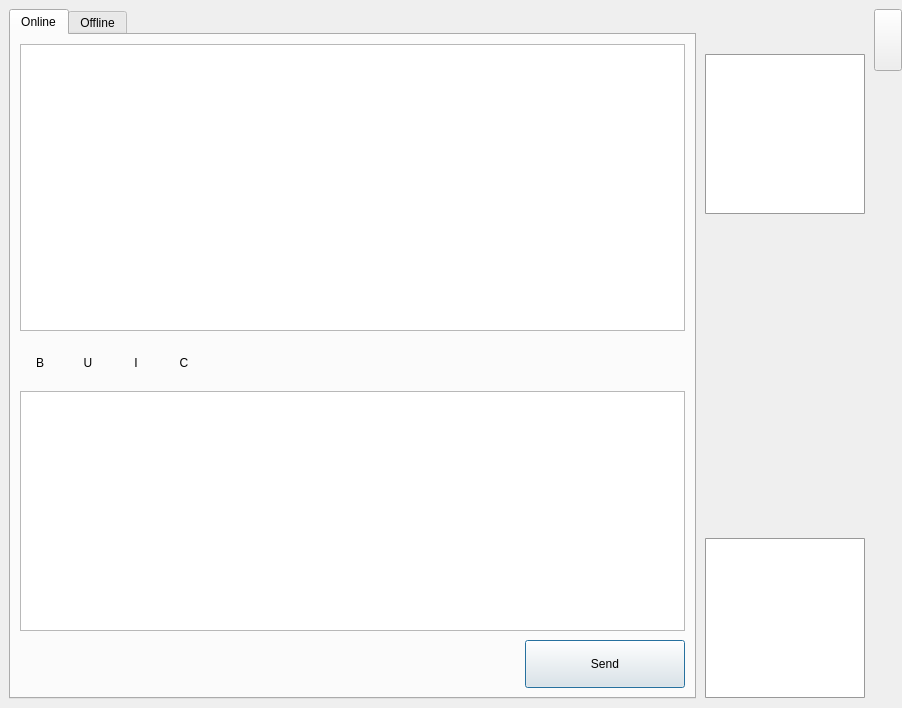
<?xml version="1.0" encoding="UTF-8"?>

<ui version="4.0">

 <class>form_chatwidget</class>

 <widget class="QMainWindow" name="form_chatwidget">

  <property name="geometry">

   <rect>

    <x>0</x>

    <y>0</y>

<width>902</width>
<height>708</height>
   </rect>

  </property>

  <property name="sizePolicy">

   <sizepolicy hsizetype="Fixed" vsizetype="Fixed">

    <horstretch>0</horstretch>

    <verstretch>0</verstretch>

   </sizepolicy>

  </property>

  <property name="minimumSize">

   <size>

<width>692</width>
<height>480</height>
   </size>

  </property>

  <property name="windowTitle">

   <string>User Chat</string>

  </property>

  <property name="styleSheet">

   <string notr="true">QToolButton { padding: 4px; }</string>

  </property>

  <widget class="QWidget" name="centralwidget">

   <layout class="QGridLayout" name="gridLayout">

    <property name="rightMargin">

     <number>0</number>

    </property>

    <property name="spacing">

     <number>0</number>

    </property>

    <item row="0" column="0" rowspan="2">

     <widget class="QTabWidget" name="tabWidget">

      <property name="enabled">

       <bool>true</bool>

      </property>

      <property name="minimumSize">

       <size>

<width>440</width>
<height>0</height>
       </size>

      </property>

      <property name="sizeIncrement">

       <size>

<width>0</width>
<height>2</height>
       </size>

      </property>

      <property name="styleSheet">

       <string notr="true"/>

      </property>

      <property name="currentIndex">

       <number>0</number>

      </property>

      <widget class="QWidget" name="tab_5">

       <property name="enabled">

        <bool>true</bool>

       </property>

       <attribute name="title">

        <string>Online</string>

       </attribute>

       <layout class="QVBoxLayout" name="verticalLayout">

        <item>

         <widget class="QTextBrowser" name="chat">

          <property name="font">

           <font>

            <family>Sans Serif</family>

            <pointsize>9</pointsize>

           </font>

          </property>

          <property name="cursor" stdset="0">

           <cursorShape>IBeamCursor</cursorShape>

          </property>

          <property name="focusPolicy">

           <enum>Qt::NoFocus</enum>

          </property>

          <property name="locale">

           <locale language="English" country="UnitedStates"/>

          </property>

          <property name="lineWidth">

           <number>2</number>

          </property>

          <property name="html">

           <string>&lt;!DOCTYPE HTML PUBLIC &quot;-//W3C//DTD HTML 4.0//EN&quot; &quot;http://www.w3.org/TR/REC-html40/strict.dtd&quot;&gt;

&lt;html&gt;&lt;head&gt;&lt;meta name=&quot;qrichtext&quot; content=&quot;1&quot; /&gt;&lt;style type=&quot;text/css&quot;&gt;

p, li { white-space: pre-wrap; }

&lt;/style&gt;&lt;/head&gt;&lt;body style=&quot; font-family:'Sans Serif'; font-size:9pt; font-weight:400; font-style:normal;&quot;&gt;

&lt;p style=&quot;-qt-paragraph-type:empty; margin-top:0px; margin-bottom:0px; margin-left:0px; margin-right:0px; -qt-block-indent:0; text-indent:0px;&quot;&gt;&lt;br /&gt;&lt;/p&gt;&lt;/body&gt;&lt;/html&gt;</string>

          </property>

          <property name="textInteractionFlags">

           <set>Qt::LinksAccessibleByKeyboard|Qt::LinksAccessibleByMouse|Qt::TextBrowserInteraction|Qt::TextSelectableByKeyboard|Qt::TextSelectableByMouse</set>

          </property>

          <property name="openExternalLinks">

           <bool>true</bool>

          </property>

         </widget>

        </item>

        <item>

         <widget class="QFrame" name="chattoolsframe">

          <property name="minimumSize">

           <size>

<width>400</width>
<height>48</height>
           </size>

          </property>

          <property name="maximumSize">

           <size>

<width>33554430</width>
<height>48</height>
           </size>

          </property>

          <layout class="QGridLayout" name="gridLayout_2">

           <property name="leftMargin">

            <number>0</number>

           </property>

           <property name="topMargin">

            <number>4</number>

           </property>

           <property name="rightMargin">

            <number>0</number>

           </property>

           <property name="bottomMargin">

            <number>0</number>

           </property>

           <property name="horizontalSpacing">

            <number>8</number>

           </property>

           <item row="0" column="5" alignment="Qt::AlignVCenter">

            <widget class="QToolButton" name="txtColor">

             <property name="enabled">

              <bool>true</bool>

             </property>

             <property name="minimumSize">

              <size>

<width>40</width>
<height>40</height>
              </size>

             </property>

             <property name="maximumSize">

              <size>

<width>40</width>
<height>40</height>
              </size>

             </property>

             <property name="baseSize">

              <size>

<width>48</width>
<height>48</height>
              </size>

             </property>

             <property name="toolTip">

              <string>Select font color</string>

             </property>

             <property name="text">

              <string>C</string>

             </property>

             <property name="icon">

              <iconset resource="resourcen.qrc">

               <normaloff>:/icons/palette.svg</normaloff>:/icons/palette.svg</iconset>

             </property>

             <property name="iconSize">

              <size>

<width>48</width>
<height>48</height>
              </size>

             </property>

             <property name="autoRaise">

              <bool>true</bool>

             </property>

            </widget>

           </item>

           <item row="0" column="2">

            <widget class="QToolButton" name="txtBold">

             <property name="enabled">

              <bool>true</bool>

             </property>

             <property name="minimumSize">

              <size>

<width>40</width>
<height>40</height>
              </size>

             </property>

             <property name="maximumSize">

              <size>

<width>40</width>
<height>40</height>
              </size>

             </property>

             <property name="baseSize">

              <size>

<width>48</width>
<height>0</height>
              </size>

             </property>

             <property name="toolTip">

              <string>Embolden text</string>

             </property>

             <property name="text">

              <string>B</string>

             </property>

             <property name="icon">

              <iconset resource="resourcen.qrc">

               <normaloff>:/icons/bold.svg</normaloff>:/icons/bold.svg</iconset>

             </property>

             <property name="iconSize">

              <size>

<width>44</width>
<height>44</height>
              </size>

             </property>

             <property name="checkable">

              <bool>true</bool>

             </property>

             <property name="autoRaise">

              <bool>true</bool>

             </property>

            </widget>

           </item>

           <item row="0" column="3">

            <widget class="QToolButton" name="txtUnder">

             <property name="enabled">

              <bool>true</bool>

             </property>

             <property name="minimumSize">

              <size>

<width>40</width>
<height>40</height>
              </size>

             </property>

             <property name="maximumSize">

              <size>

<width>40</width>
<height>40</height>
              </size>

             </property>

             <property name="baseSize">

              <size>

<width>48</width>
<height>0</height>
              </size>

             </property>

             <property name="toolTip">

              <string>Underline text</string>

             </property>

             <property name="text">

              <string>U</string>

             </property>

             <property name="icon">

              <iconset resource="resourcen.qrc">

               <normaloff>:/icons/underline.svg</normaloff>:/icons/underline.svg</iconset>

             </property>

             <property name="iconSize">

              <size>

<width>44</width>
<height>44</height>
              </size>

             </property>

             <property name="checkable">

              <bool>true</bool>

             </property>

             <property name="autoRaise">

              <bool>true</bool>

             </property>

            </widget>

           </item>

           <item row="0" column="7">

            <spacer name="horizontalSpacer">

             <property name="orientation">

              <enum>Qt::Horizontal</enum>

             </property>

             <property name="sizeHint" stdset="0">

              <size>

<width>80</width>
<height>40</height>
              </size>

             </property>

            </spacer>

           </item>

           <item row="0" column="6">

            <widget class="QToolButton" name="txtFont">

             <property name="minimumSize">

              <size>

<width>40</width>
<height>40</height>
              </size>

             </property>

             <property name="maximumSize">

              <size>

<width>40</width>
<height>40</height>
              </size>

             </property>

             <property name="baseSize">

              <size>

<width>48</width>
<height>48</height>
              </size>

             </property>

             <property name="toolTip">

              <string>Select font and size</string>

             </property>

             <property name="text">

              <string/>

             </property>

             <property name="icon">

              <iconset resource="resourcen.qrc">

               <normaloff>:/icons/font.svg</normaloff>:/icons/font.svg</iconset>

             </property>

             <property name="iconSize">

              <size>

<width>44</width>
<height>44</height>
              </size>

             </property>

             <property name="autoRaise">

              <bool>true</bool>

             </property>

            </widget>

           </item>

           <item row="0" column="4">

            <widget class="QToolButton" name="txtItalic">

             <property name="enabled">

              <bool>true</bool>

             </property>

             <property name="minimumSize">

              <size>

<width>40</width>
<height>40</height>
              </size>

             </property>

             <property name="maximumSize">

              <size>

<width>40</width>
<height>40</height>
              </size>

             </property>

             <property name="baseSize">

              <size>

<width>48</width>
<height>0</height>
              </size>

             </property>

             <property name="toolTip">

              <string>Italicize text</string>

             </property>

             <property name="text">

              <string>I</string>

             </property>

             <property name="icon">

              <iconset resource="resourcen.qrc">

               <normaloff>:/icons/italic.svg</normaloff>:/icons/italic.svg</iconset>

             </property>

             <property name="iconSize">

              <size>

<width>44</width>
<height>44</height>
              </size>

             </property>

             <property name="checkable">

              <bool>true</bool>

             </property>

             <property name="autoRaise">

              <bool>true</bool>

             </property>

            </widget>

           </item>

           <item row="0" column="8">

            <widget class="QToolButton" name="cmd_SendFile">

             <property name="minimumSize">

              <size>

<width>40</width>
<height>40</height>
              </size>

             </property>

             <property name="maximumSize">

              <size>

<width>40</width>
<height>40</height>
              </size>

             </property>

             <property name="baseSize">

              <size>

<width>48</width>
<height>0</height>
              </size>

             </property>

             <property name="focusPolicy">

              <enum>Qt::TabFocus</enum>

             </property>

             <property name="toolTip">

              <string>Send file to contact</string>

             </property>

             <property name="styleSheet">

              <string notr="true"/>

             </property>

             <property name="text">

              <string/>

             </property>

             <property name="icon">

              <iconset resource="resourcen.qrc">

               <normaloff>:/icons/upload.svg</normaloff>:/icons/upload.svg</iconset>

             </property>

             <property name="iconSize">

              <size>

<width>48</width>
<height>48</height>
              </size>

             </property>

             <property name="checkable">

              <bool>false</bool>

             </property>

             <property name="autoRaise">

              <bool>true</bool>

             </property>

            </widget>

           </item>

          </layout>

         </widget>

        </item>

        <item>

         <widget class="QTextEdit" name="message">

          <property name="maximumSize">

           <size>

<width>33554430</width>
<height>240</height>
           </size>

          </property>

          <property name="font">

           <font>

            <family>Sans Serif</family>

            <pointsize>9</pointsize>

           </font>

          </property>

          <property name="cursor" stdset="0">

           <cursorShape>IBeamCursor</cursorShape>

          </property>

          <property name="focusPolicy">

           <enum>Qt::StrongFocus</enum>

          </property>

          <property name="locale">

           <locale language="English" country="UnitedStates"/>

          </property>

          <property name="html">

           <string>&lt;!DOCTYPE HTML PUBLIC &quot;-//W3C//DTD HTML 4.0//EN&quot; &quot;http://www.w3.org/TR/REC-html40/strict.dtd&quot;&gt;

&lt;html&gt;&lt;head&gt;&lt;meta name=&quot;qrichtext&quot; content=&quot;1&quot; /&gt;&lt;style type=&quot;text/css&quot;&gt;

p, li { white-space: pre-wrap; }

&lt;/style&gt;&lt;/head&gt;&lt;body style=&quot; font-family:'Sans Serif'; font-size:9pt; font-weight:400; font-style:normal;&quot;&gt;

&lt;p style=&quot;-qt-paragraph-type:empty; margin-top:0px; margin-bottom:0px; margin-left:0px; margin-right:0px; -qt-block-indent:0; text-indent:0px;&quot;&gt;&lt;br /&gt;&lt;/p&gt;&lt;/body&gt;&lt;/html&gt;</string>

          </property>

         </widget>

        </item>

        <item>

         <layout class="QHBoxLayout" name="_8">

          <property name="spacing">

           <number>6</number>

          </property>

          <property name="leftMargin">

           <number>0</number>

          </property>

          <property name="topMargin">

           <number>3</number>

          </property>

          <property name="rightMargin">

           <number>0</number>

          </property>

          <property name="bottomMargin">

           <number>0</number>

          </property>

          <item>

           <spacer>

            <property name="orientation">

             <enum>Qt::Horizontal</enum>

            </property>

            <property name="sizeHint" stdset="0">

             <size>

<width>80</width>
<height>40</height>
             </size>

            </property>

           </spacer>

          </item>

          <item>

           <widget class="QPushButton" name="send">

            <property name="minimumSize">

             <size>

<width>160</width>
<height>48</height>
             </size>

            </property>

            <property name="maximumSize">

             <size>

<width>160</width>
<height>48</height>
             </size>

            </property>

            <property name="text">

             <string>Send</string>

            </property>

            <property name="icon">

             <iconset resource="resourcen.qrc">

              <normaloff>:/icons/send.svg</normaloff>:/icons/send.svg</iconset>

            </property>

            <property name="autoDefault">

             <bool>false</bool>

            </property>

            <property name="default">

             <bool>true</bool>

            </property>

           </widget>

          </item>

         </layout>

        </item>

       </layout>

       <zorder>chat</zorder>

       <zorder>message</zorder>

       <zorder>chattoolsframe</zorder>

      </widget>

      <widget class="QWidget" name="tab_6">

       <property name="enabled">

        <bool>true</bool>

       </property>

       <attribute name="title">

        <string>Offline</string>

       </attribute>

       <layout class="QVBoxLayout" name="verticalLayout_2">

        <item>

         <widget class="QTextEdit" name="textEdit"/>

        </item>

        <item alignment="Qt::AlignVCenter">

         <widget class="QFrame" name="chattoolsframe_2">

          <property name="sizePolicy">

           <sizepolicy hsizetype="Preferred" vsizetype="MinimumExpanding">

            <horstretch>0</horstretch>

            <verstretch>0</verstretch>

           </sizepolicy>

          </property>

          <layout class="QHBoxLayout" name="horizontalLayout">

           <property name="spacing">

            <number>4</number>

           </property>

           <property name="leftMargin">

            <number>0</number>

           </property>

           <property name="topMargin">

            <number>0</number>

           </property>

           <property name="rightMargin">

            <number>0</number>

           </property>

           <property name="bottomMargin">

            <number>0</number>

           </property>

           <item>

            <widget class="QToolButton" name="cmd_Reaload">

             <property name="minimumSize">

              <size>

<width>32</width>
<height>32</height>
              </size>

             </property>

             <property name="maximumSize">

              <size>

<width>40</width>
<height>40</height>
              </size>

             </property>

             <property name="focusPolicy">

              <enum>Qt::TabFocus</enum>

             </property>

             <property name="toolTip">

              <string>reload message</string>

             </property>

             <property name="text">

              <string>reload message</string>

             </property>

             <property name="icon">

              <iconset resource="resourcen.qrc">

               <normaloff>:/icons/reload.svg</normaloff>:/icons/reload.svg</iconset>

             </property>

             <property name="iconSize">

              <size>

<width>48</width>
<height>48</height>
              </size>

             </property>

             <property name="checkable">

              <bool>false</bool>

             </property>

             <property name="autoRaise">

              <bool>true</bool>

             </property>

            </widget>

           </item>

           <item>

            <widget class="QToolButton" name="cmd_new">

             <property name="minimumSize">

              <size>

<width>32</width>
<height>32</height>
              </size>

             </property>

             <property name="maximumSize">

              <size>

<width>40</width>
<height>40</height>
              </size>

             </property>

             <property name="toolTip">

              <string>new message</string>

             </property>

             <property name="text">

              <string>new message</string>

             </property>

             <property name="icon">

              <iconset resource="resourcen.qrc">

               <normaloff>:/icons/newmail.svg</normaloff>:/icons/newmail.svg</iconset>

             </property>

             <property name="autoRaise">

              <bool>true</bool>

             </property>

            </widget>

           </item>

           <item>

            <widget class="QToolButton" name="cmd_delete">

             <property name="minimumSize">

              <size>

<width>32</width>
<height>32</height>
              </size>

             </property>

             <property name="maximumSize">

              <size>

<width>40</width>
<height>40</height>
              </size>

             </property>

             <property name="toolTip">

              <string>delete message</string>

             </property>

             <property name="text">

              <string>delete message</string>

             </property>

             <property name="icon">

              <iconset resource="resourcen.qrc">

               <normaloff>:/icons/delete.svg</normaloff>:/icons/delete.svg</iconset>

             </property>

             <property name="iconSize">

              <size>

<width>32</width>
<height>32</height>
              </size>

             </property>

             <property name="autoRaise">

              <bool>true</bool>

             </property>

            </widget>

           </item>

           <item>

            <widget class="QToolButton" name="cmd_Save">

             <property name="minimumSize">

              <size>

<width>32</width>
<height>32</height>
              </size>

             </property>

             <property name="maximumSize">

              <size>

<width>40</width>
<height>40</height>
              </size>

             </property>

             <property name="focusPolicy">

              <enum>Qt::TabFocus</enum>

             </property>

             <property name="toolTip">

              <string>save change</string>

             </property>

             <property name="text">

              <string>save change</string>

             </property>

             <property name="icon">

              <iconset resource="resourcen.qrc">

               <normaloff>:/icons/tick.svg</normaloff>:/icons/tick.svg</iconset>

             </property>

             <property name="iconSize">

              <size>

<width>48</width>
<height>48</height>
              </size>

             </property>

             <property name="checkable">

              <bool>false</bool>

             </property>

             <property name="autoRaise">

              <bool>true</bool>

             </property>

            </widget>

           </item>

           <item>

            <widget class="QPushButton" name="cmd_back">

             <property name="minimumSize">

              <size>

<width>32</width>
<height>24</height>
              </size>

             </property>

             <property name="maximumSize">

              <size>

<width>48</width>
<height>32</height>
              </size>

             </property>

             <property name="font">

              <font>

               <pointsize>8</pointsize>

              </font>

             </property>

             <property name="text">

              <string>&lt;</string>

             </property>

            </widget>

           </item>

           <item>

            <widget class="QLabel" name="label_currentMessageCount">

             <property name="sizePolicy">

              <sizepolicy hsizetype="Minimum" vsizetype="Preferred">

               <horstretch>0</horstretch>

               <verstretch>0</verstretch>

              </sizepolicy>

             </property>

             <property name="minimumSize">

              <size>

<width>76</width>
<height>40</height>
              </size>

             </property>

             <property name="maximumSize">

              <size>

<width>160</width>
<height>48</height>
              </size>

             </property>

             <property name="sizeIncrement">

              <size>

<width>8</width>
<height>8</height>
              </size>

             </property>

             <property name="text">

              <string>0 / 0</string>

             </property>

             <property name="scaledContents">

              <bool>false</bool>

             </property>

             <property name="alignment">

              <set>Qt::AlignCenter</set>

             </property>

            </widget>

           </item>

           <item>

            <widget class="QPushButton" name="cmd_next">

             <property name="minimumSize">

              <size>

<width>32</width>
<height>24</height>
              </size>

             </property>

             <property name="maximumSize">

              <size>

<width>48</width>
<height>32</height>
              </size>

             </property>

             <property name="font">

              <font>

               <pointsize>8</pointsize>

              </font>

             </property>

             <property name="text">

              <string>&gt;</string>

             </property>

            </widget>

           </item>

           <item>

            <widget class="QToolButton" name="txtBold_2">

             <property name="enabled">

              <bool>true</bool>

             </property>

             <property name="minimumSize">

              <size>

<width>32</width>
<height>32</height>
              </size>

             </property>

             <property name="maximumSize">

              <size>

<width>40</width>
<height>40</height>
              </size>

             </property>

             <property name="toolTip">

              <string>Bold</string>

             </property>

             <property name="text">

              <string>B</string>

             </property>

             <property name="icon">

              <iconset resource="resourcen.qrc">

               <normaloff>:/icons/bold.svg</normaloff>:/icons/bold.svg</iconset>

             </property>

             <property name="iconSize">

              <size>

<width>44</width>
<height>44</height>
              </size>

             </property>

             <property name="checkable">

              <bool>true</bool>

             </property>

             <property name="autoRaise">

              <bool>true</bool>

             </property>

            </widget>

           </item>

           <item>

            <widget class="QToolButton" name="txtUnder_2">

             <property name="enabled">

              <bool>true</bool>

             </property>

             <property name="minimumSize">

              <size>

<width>32</width>
<height>32</height>
              </size>

             </property>

             <property name="maximumSize">

              <size>

<width>40</width>
<height>40</height>
              </size>

             </property>

             <property name="toolTip">

              <string>Underline</string>

             </property>

             <property name="text">

              <string>U</string>

             </property>

             <property name="icon">

              <iconset resource="resourcen.qrc">

               <normaloff>:/icons/underline.svg</normaloff>:/icons/underline.svg</iconset>

             </property>

             <property name="iconSize">

              <size>

<width>44</width>
<height>44</height>
              </size>

             </property>

             <property name="checkable">

              <bool>true</bool>

             </property>

             <property name="autoRaise">

              <bool>true</bool>

             </property>

            </widget>

           </item>

           <item>

            <widget class="QToolButton" name="txtItalic_2">

             <property name="enabled">

              <bool>true</bool>

             </property>

             <property name="minimumSize">

              <size>

<width>32</width>
<height>32</height>
              </size>

             </property>

             <property name="maximumSize">

              <size>

<width>40</width>
<height>40</height>
              </size>

             </property>

             <property name="toolTip">

              <string>Italic</string>

             </property>

             <property name="text">

              <string>I</string>

             </property>

             <property name="icon">

              <iconset resource="resourcen.qrc">

               <normaloff>:/icons/italic.svg</normaloff>:/icons/italic.svg</iconset>

             </property>

             <property name="iconSize">

              <size>

<width>44</width>
<height>44</height>
              </size>

             </property>

             <property name="checkable">

              <bool>true</bool>

             </property>

             <property name="autoRaise">

              <bool>true</bool>

             </property>

            </widget>

           </item>

           <item>

            <widget class="QToolButton" name="txtColor_2">

             <property name="enabled">

              <bool>true</bool>

             </property>

             <property name="minimumSize">

              <size>

<width>32</width>
<height>32</height>
              </size>

             </property>

             <property name="maximumSize">

              <size>

<width>40</width>
<height>40</height>
              </size>

             </property>

             <property name="toolTip">

              <string>Color</string>

             </property>

             <property name="text">

              <string>C</string>

             </property>

             <property name="icon">

              <iconset resource="resourcen.qrc">

               <normaloff>:/icons/palette.svg</normaloff>:/icons/palette.svg</iconset>

             </property>

             <property name="iconSize">

              <size>

<width>48</width>
<height>48</height>
              </size>

             </property>

             <property name="autoRaise">

              <bool>true</bool>

             </property>

            </widget>

           </item>

           <item>

            <widget class="QToolButton" name="txtFont_2">

             <property name="minimumSize">

              <size>

<width>32</width>
<height>32</height>
              </size>

             </property>

             <property name="maximumSize">

              <size>

<width>40</width>
<height>40</height>
              </size>

             </property>

             <property name="toolTip">

              <string>Font</string>

             </property>

             <property name="text">

              <string/>

             </property>

             <property name="icon">

              <iconset resource="resourcen.qrc">

               <normaloff>:/icons/font.svg</normaloff>:/icons/font.svg</iconset>

             </property>

             <property name="iconSize">

              <size>

<width>44</width>
<height>44</height>
              </size>

             </property>

             <property name="autoRaise">

              <bool>true</bool>

             </property>

            </widget>

           </item>

          </layout>

         </widget>

        </item>

       </layout>

      </widget>

     </widget>

    </item>

    <item row="0" column="2" rowspan="2">

     <layout class="QGridLayout" name="_3">

      <item row="0" column="0">

       <widget class="QPushButton" name="avatarFrameButton">

        <property name="minimumSize">

         <size>

<width>28</width>
<height>62</height>
         </size>

        </property>

        <property name="maximumSize">

         <size>

<width>28</width>
<height>62</height>
         </size>

        </property>

        <property name="text">

         <string/>

        </property>

        <property name="icon">

         <iconset resource="resourcen.qrc">

          <normaloff>:/icons/show_frame.png</normaloff>:/icons/show_frame.png</iconset>

        </property>

        <property name="iconSize">

         <size>

<width>32</width>
<height>62</height>
         </size>

        </property>

        <property name="checkable">

         <bool>true</bool>

        </property>

       </widget>

      </item>

      <item row="1" column="0">

       <spacer>

        <property name="orientation">

         <enum>Qt::Vertical</enum>

        </property>

        <property name="sizeHint" stdset="0">

         <size>

<width>28</width>
<height>0</height>
         </size>

        </property>

       </spacer>

      </item>

     </layout>

    </item>

    <item row="1" column="1">

     <widget class="QFrame" name="avatarframe">

      <property name="sizeIncrement">

       <size>

<width>0</width>
<height>2</height>
       </size>

      </property>

      <property name="acceptDrops">

       <bool>false</bool>

      </property>

      <property name="frameShape">

       <enum>QFrame::NoFrame</enum>

      </property>

      <property name="frameShadow">

       <enum>QFrame::Raised</enum>

      </property>

      <layout class="QVBoxLayout" name="verticalLayout_3">

       <property name="bottomMargin">

        <number>1</number>

       </property>

       <item>

        <widget class="QLabel" name="useravatar_label">

         <property name="sizePolicy">

          <sizepolicy hsizetype="Fixed" vsizetype="Fixed">

           <horstretch>0</horstretch>

           <verstretch>0</verstretch>

          </sizepolicy>

         </property>

         <property name="minimumSize">

          <size>

<width>160</width>
<height>160</height>
          </size>

         </property>

         <property name="maximumSize">

          <size>

<width>160</width>
<height>160</height>
          </size>

         </property>

         <property name="styleSheet">

          <string notr="true">QLabel{ 

border: 1px solid #999;

border-radius: 1px;

background: #fff;

}</string>

         </property>

         <property name="text">

          <string/>

         </property>

         <property name="pixmap">

          <pixmap resource="resourcen.qrc">:/icons/silhouette.svg</pixmap>

         </property>

         <property name="scaledContents">

          <bool>true</bool>

         </property>

        </widget>

       </item>

       <item>

        <spacer name="verticalSpacer">

         <property name="orientation">

          <enum>Qt::Vertical</enum>

         </property>

         <property name="sizeHint" stdset="0">

          <size>

<width>8</width>
<height>0</height>
          </size>

         </property>

        </spacer>

       </item>

       <item>

        <widget class="QLabel" name="ownavatar_label">

         <property name="sizePolicy">

          <sizepolicy hsizetype="Fixed" vsizetype="Fixed">

           <horstretch>0</horstretch>

           <verstretch>0</verstretch>

          </sizepolicy>

         </property>

         <property name="minimumSize">

          <size>

<width>160</width>
<height>160</height>
          </size>

         </property>

         <property name="maximumSize">

          <size>

<width>160</width>
<height>160</height>
          </size>

         </property>

         <property name="styleSheet">

          <string notr="true">QLabel{ 

border: 1px solid #999;

border-radius: 1px;

background: #fff;

}</string>

         </property>

         <property name="text">

          <string/>

         </property>

         <property name="pixmap">

          <pixmap resource="resourcen.qrc">:/icons/avatar.svg</pixmap>

         </property>

         <property name="scaledContents">

          <bool>true</bool>

         </property>

        </widget>

       </item>

      </layout>

     </widget>

    </item>

    <item row="0" column="1">

     <spacer name="verticalSpacer_2">

      <property name="orientation">

       <enum>Qt::Vertical</enum>

      </property>

      <property name="sizeType">

       <enum>QSizePolicy::Fixed</enum>

      </property>

      <property name="sizeHint" stdset="0">

       <size>

<width>8</width>
<height>36</height>
       </size>

      </property>

     </spacer>

    </item>

   </layout>

  </widget>

  <action name="actionAvatar_Picture">

   <property name="icon">

    <iconset resource="resourcen.qrc">

     <normaloff>:/icons/addimage.svg</normaloff>:/icons/addimage.svg</iconset>

   </property>

   <property name="text">

    <string>Set Avatar Picture</string>

   </property>

   <property name="toolTip">

    <string>Set Avatar Picture</string>

   </property>

  </action>

 </widget>

 <resources>

  <include location="resourcen.qrc"/>

 </resources>

 <connections/>

</ui>
